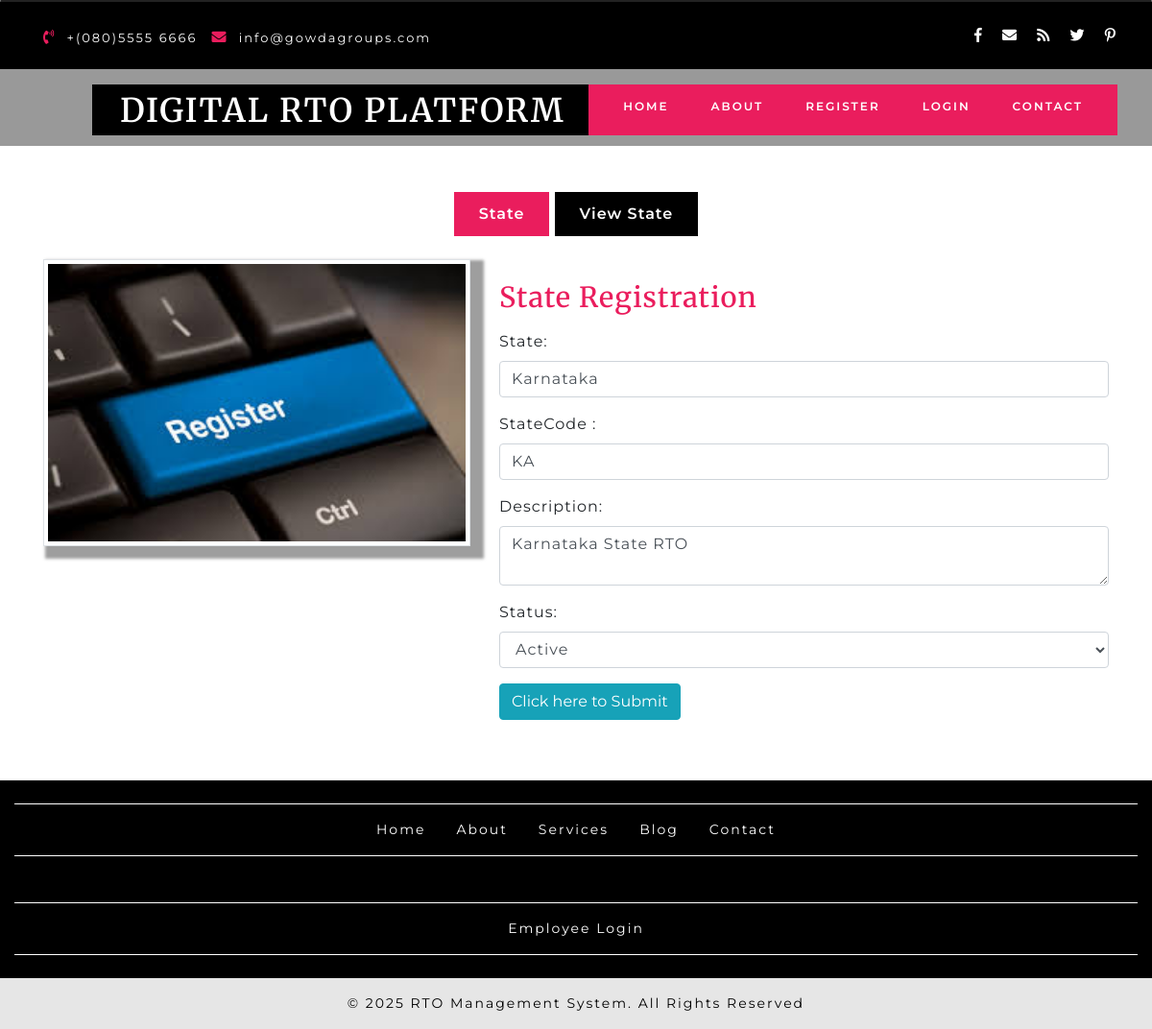
Page /DIGITALRTOPLATFORM/state.php?editid=1 on the committed database.
### tables this page shows
CREATE TABLE `state` (
  `stateid` int(10) NOT NULL,
  `state` varchar(50) NOT NULL,
  `statecode` varchar(10) NOT NULL,
  `discription` text NOT NULL,
  `status` varchar(10) NOT NULL
);

### DIGITALRTOPLATFORM/state.php (the view, shortened to what this page needs)
<?php
include("header.php");
if(isset($_GET['editid']))
{
	$sqledit ="SELECT * FROM state WHERE stateid='$_GET[editid]'";
	$qsqledit = mysqli_query($con,$sqledit);
	$rsedit = mysqli_fetch_array($qsqledit);
}
?>
      <div class="slider">
        <div class="callbacks_container">
          <ul class="rslides" id="slider4">
            <li style="background-color:black;height:150px;">
            </li>
			</ul>
        </div>
      </div>
    </div>
	<section class="about" id="about">
      <div class="container py-lg-5 py-md-5 py-sm-4 py-3">
        <div id="horizontalTab">
          <ul class="resp-tabs-list justify-content-center">
            <li data-blast="bgColor">State</li>
            <li data-blast="bgColor">View State</li>
          </ul>
          <div class="resp-tabs-container">
			<div class="tab1">
              <div class="row mt-lg-4 mt-3">
                <div class="col-md-5 about-txt-img">
                  <img src="images/register.jpg" class="img-thumbnail" width="100%">
                </div>
                <div class="col-md-7 latest-list">
                  <div class="about-jewel-agile-left">
                    <h5 class="mb-3" data-blast="color">State Registration </h5>
                    <p>
<form action="" method="post" onsubmit="return validateform()">
    <div class="form-group">
      <label for="email">State:<span class="classvalidate" id="idstate"></span></label>
	  <input type="text" class="form-control" id="state" placeholder="Enter State" name="state" value="<?php echo $rsedit['state']; ?>">
    </div>
	<div class="form-group">
      <label for="email">StateCode :<span class="classvalidate" id="idstatecode"></span></label>
     <input type="text" class="form-control" id="statecode" placeholder="Enter StateCode" name="statecode" value="<?php echo $rsedit['statecode']; ?>">
    </div>
    <div class="form-group">
      <label for="email">Description:<span class="classvalidate" id="iddiscription"></span></label>
	  <textarea class="form-control" id="discription" placeholder="Enter Discription" name="discription"><?php echo $rsedit['discription']; ?></textarea>
    </div>
	<div class="form-group">
      <label for="email">Status:<span class="classvalidate" id="idstatus"></span></label>
      <select id="status" name="status" class="form-control">
		<?php
			$arr = array("Active","Inactive");
			foreach($arr as $val)
			{
				if($val == $rsedit['status'])
				{
				echo "<option value='$val' selected>$val</option>";
				}
				else
				{
				echo "<option value='$val'>$val</option>";
				}
			}
		?>
	  </select>
    </div>
    <button type="submit" name="submit" class="btn btn-info">Click here to Submit</button>
  </form>
					</p>
                  </div>
                </div>
              </div>
            </div>
			</div>
        </div>
      </div>
    </section>
	<div class="nav-footer py-sm-4 py-3">
      <div class="container-fluid">
        <div class="buttom-nav ">
          <nav class="border-line py-2">
            <ul class="nav justify-content-center">
              <li class="nav-item active">
                <a class="nav-link" href="index.html">Home <span class="sr-only">(current)</span></a>
              </li>
              <li class="nav-item">
                <a href="#about" class="nav-link scroll">About</a>
              </li>
              <li class="nav-item">
                <a href="#service" class="nav-link scroll">Services</a>
              </li>
              <li class="nav-item">
                <a href="#blog" class="nav-link scroll">Blog</a>
              </li>
              <li class="nav-item">
                <a href="#contact" class="nav-link scroll">Contact</a>
              </li>
            </ul>
          </nav>
        </div>
      </div>
    </div>
<?php
include("footer.php");
?>

### DIGITALRTOPLATFORM/css/style.css (style rules this page uses)
html, body { padding: 0; margin: 0; background: #fff; letter-spacing: 1px; font-family: 'Montserrat', sans-serif; }
body a { outline: none; transition: 0.5s all; -webkit-transition: 0.5s all; -moz-transition: 0.5s all; -o-transition: 0.5s all; -ms-transition: 0.5s all; text-decoration: none; }
select,input[type="email"],input[type="text"],input[type=password], input[type="button"],input[type="submit"],textarea { font-family: 'Montserrat', sans-serif; transition:0.5s all; -webkit-transition:0.5s all; -moz-transition:0.5s all; -o-transition:0.5s all; -ms-transition:0.5s all; letter-spacing: 1px; }
h1, h2, h3, h4, h5, h6 { margin: 0; padding: 0; font-family: 'Merriweather', serif; letter-spacing: 1px; }
p { margin: 0; padding: 0; letter-spacing: 1px; font-family: 'Montserrat', sans-serif; font-size:14px; }
ul { margin: 0; padding: 0; list-style-type: none; }
.wthree-left-right p,.about-jewel-agile-left p,.blog-txt-info p,.addres-office-hour ul li p,.footer-office-hour p,.footer-office-hour p a,.ser-inner-info p { font-size: 14px; color: #fff; line-height: 28px; }
.about-jewel-agile-left p,.blog-txt-info p,.bottom-para h6 a,.footer-office-hour p { color:#000; }
.rslides { position: relative; list-style: none; overflow: hidden; width: 100%; padding: 0; margin: 0; }
.rslides li { -webkit-backface-visibility: hidden; position: absolute; display: none; width: 100%; left: 0; top: 0; }
.rslides li:first-child { position: relative; display: block; float: left; }
.rslides { margin: 0 auto 40px; }
a { color: #fff; text-decoration: none; }
.callbacks_container { position: relative; float: left; width: 100%; }
.callbacks { position: relative; list-style: none; overflow: hidden; width: 100%; padding: 0; margin: 0; }
.callbacks li { position: absolute; width: 100%; left: 0; top: 0; }
.about-txt-img img { box-shadow:8px 7px 3px 6px #9e9e9e; border-radius: 0px; }
.about-jewel-agile-left h5 { font-size: 32px; padding: 23px 0px 0px; color:#ea1d5d; }
ul.resp-tabs-list { text-align: center; }
.resp-tabs-list li { font-weight: 600; font-size: 16px; display: inline-block; padding: 13px 30px; margin: 0; list-style: none; background: #000; cursor: pointer; color: #fff; }
.resp-tabs-container { padding: 0px; background-color: #fff; clear: left; }
.resp-tab-content { display: none; padding:0px 0px 15px; }
.resp-tab-active { border: 1px solid #c1c1c1; border-bottom: none; margin-bottom: -1px !important; }
.resp-tab-active { border: none; background-color: #ea1d5d !important; color: #000; }
.resp-tab-content { border:none; }
.resp-tab-content-active { display: block; }
.nav-footer { background:#000; }
nav.border-line { border-top: 1px solid #fff; border-bottom: 1px solid #fff; }
.nav-link { font-size: 14px; color: #fff; letter-spacing: 2px; }
@media (max-width:1440px) { .resp-tabs-list li { padding: 11px 26px; } }
@media (max-width:1440px) { .about-jewel-agile-left h5 { font-size: 30px; } }
@media (max-width:1280px) { .about-jewel-agile-left h5 { font-size: 29px; } }

### rows in the picture
state: state "Karnataka", statecode "KA", discription "Karnataka State RTO", status "Active"
